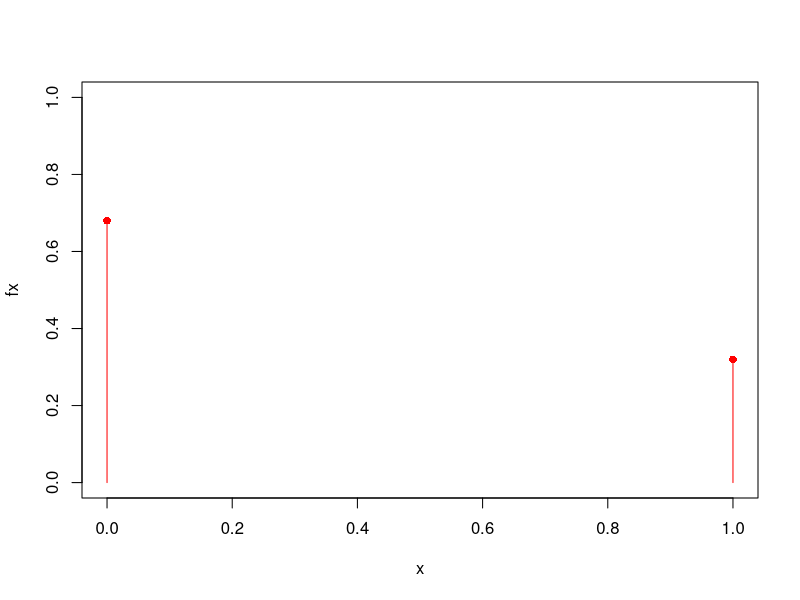
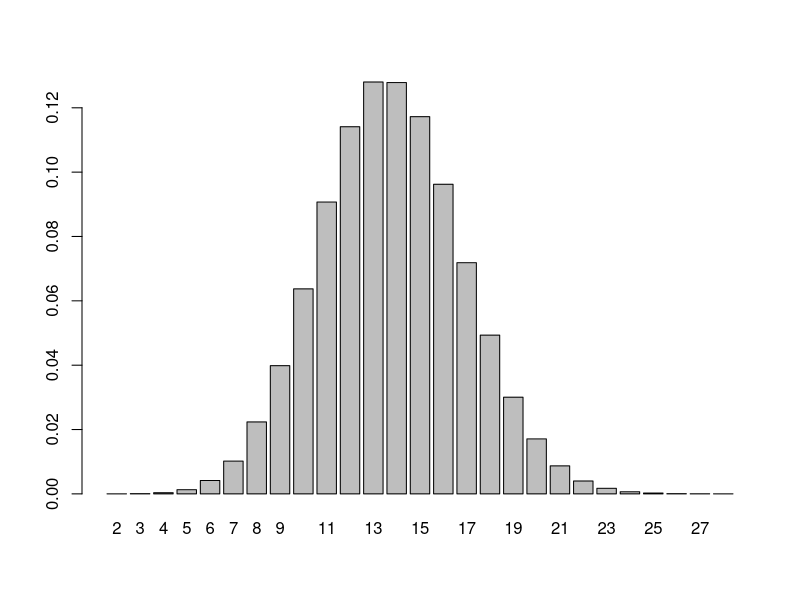
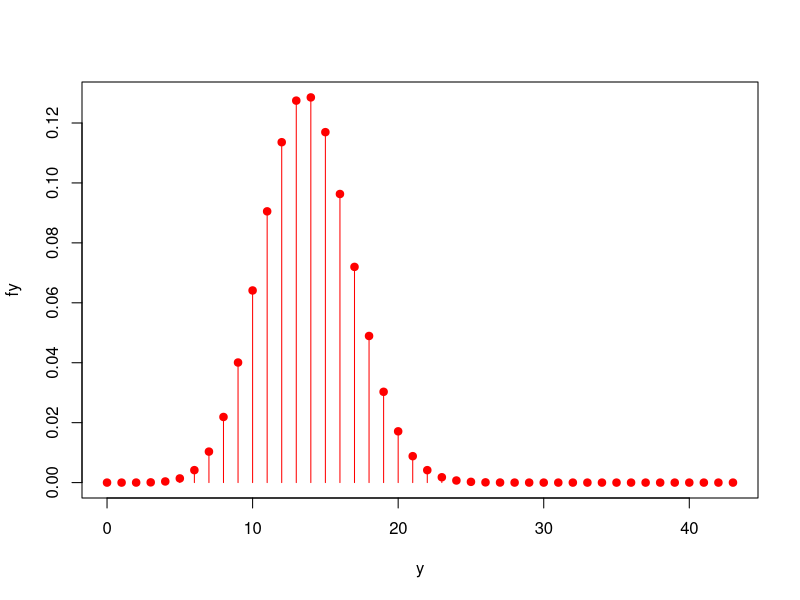

These charts were generated, in order, by the following R code: (Note: this script raises an error after producing the figures.)
#Solucion Pregunta 1

x <- c(0,1)
fx <- c(0.68, 0.32)

#tabla de prob
cbind(x, fx)

plot(x, fx, pch=16, col="red", ylim=c(0,1))
lines(x, fx, type="h", col="red")

mu <- sum(x*fx)
mu

sigmasq <- sum((x-mu)^2*fx) 
sigmasq

0.68*0.32

x
fx

n <- 43
Y <- function(i){sum(sample(x, n, prob = fx, replace=TRUE))}

#bucle
m <- 400000
muestra <- sapply(1:m, Y)
fi <- table(muestra)/m
fi

#frecuencias relativas 
data.frame(fi, Fi=cumsum(fi))

barplot(fi)

###

#tabla de prob  
data.frame(Y=0:43, 
           Prob=dbinom(0:43, 43, 0.32))

y <- 0:43
fy <- dbinom(y, 43, 0.32)

plot(y, fy, pch=19, col="red")
lines(y, fy, col="red", type="h")


dbinom(13, 43, 0.32) #respuesta

############

#tabla de prob  
y <- 0:44
Pi <- dbinom(y, 44, 0.32)
Fi <- cumsum(df$Prob)

pbinom(16, 44, 0.32)
cbind(y, fi, Fi)

plot(y, Fi, type="s", col="red")

####

x <- 0:24
Pi <- dbinom(x, 24, 0.68)

mu <- sum(x*Pi)
24*0.68

sum((x-mu)^2*Pi)
24*0.68*0.32

Fi <- cumsum(Pi)
plot(x, Fi, type="s", col="red")

qbinom(0.25, 24, 0.68)


############################
#Solucion Pregunta 1

#ensayo de Bernoulli

x <- c(0, 1)
fx <- c(0.68, 0.32)

#tabla

cbind(x, fx)
plot(x, fx, ylim=c(0,1), type="h", 
     col="red")
points(x, fx, pch=16, col="red")

n <- 400000
muestra <- sample(x, n, fx, replace = TRUE)
fi <- table(muestra)/n
br <- barplot(fi, ylim=c(0,1)) # frequencias relativas

lines(br, fx, ylim=c(0,1), type="h", 
     col="red") # function de masa de probabilidad
points(br, fx, pch=16, col="red")

#datos
xbar <- mean(muestra)
xbar

#modelo
mu <- sum(x*fx)
mu

fx[2]

#datos varianza muestral
ssq <- var(muestra)
ssq

#varianza de la funcion de masa de probabilidad
sigmasq <- sum((x-mu)^2*fx)
sigmasq
fx[1]*fx[2] #en bernoulli


n <- 43
set.seed(123)
muestra <- sample(x, n, fx, replace=TRUE)


y <- function(i){sum(sample(x, n, fx, replace=TRUE))}
y(4)

#bucle en R
set.seed(123)
m <- 400000 #encuestas de n=43
encuestas <- sapply(1:m, y)
fi <- table(encuestas)/m
data.frame(fi)

dbinom(13, 43, 0.32)

#tabla de probabilidad
resultados <- 1:43
fy <- dbinom(resultados, 43, 0.32)

tabladeprob <- cbind(resultados, fy)
tabladeprob

### n =44
resultados <- 1:44
fy <- dbinom(resultados, 44, 0.32)
tabladeprob <- cbind(resultados, fy)

plot(resultados, 
     fy, type="h", col="red",
     ylim=c(0,0.2))

Fy <- cumsum(fy)
tabladeprob <- cbind(resultados, 
                     fy, Fy)
tabladeprob 

plot(Fy, type="s", col="red")

pbinom(17, 44, 0.32)

###
resultados <- 1:24
fy <- dbinom(resultados, 24, 0.68)
Fy <- cumsum(fy)
tabladeprob <- cbind(resultados, 
                     fy, Fy)
tabladeprob

mu <- sum(resultados*fy)
mu

simgasq <- sum((resultados-mu)^2*fy)

qbinom(0.25, 24, 0.68)

simgasq

plot(Fy, type="s", col="red")


